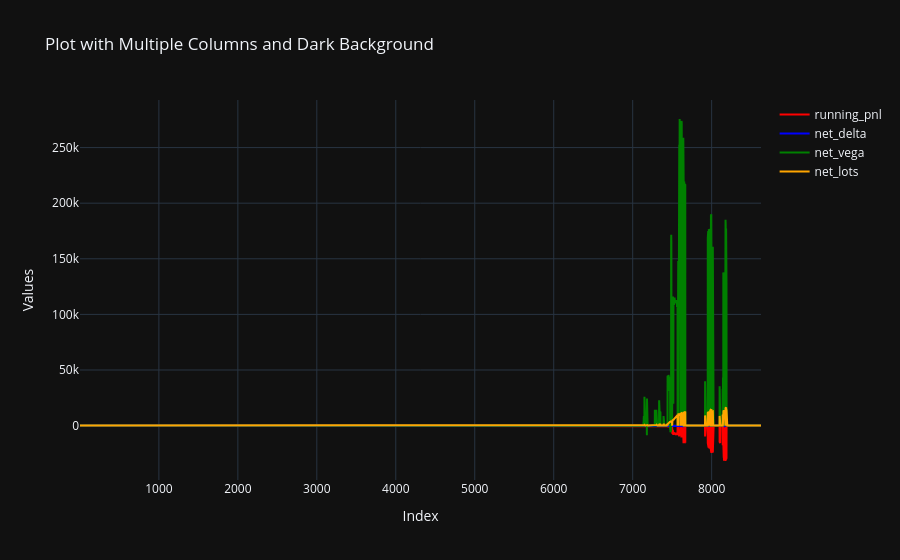

Notebook code cell kept with this figure:
### Code cell
fig = Plot.plot_df(result_df, 'running_pnl', 'net_delta', 'net_vega', 'net_lots')
fig.show()

### Figure 1 — Plotly figure (JSON) as saved in the notebook; plotly's stock layout.template omitted (floating-point values rounded to 4 significant figures; data arrays with more than 128 entries replaced by an {"elided": "..."} marker saying what was removed)
{"data": [{"hoverinfo": "text+y", "hovertext": {"elided": "8625 str values"}, "line": {"color": "red"}, "mode": "lines", "name": "running_pnl", "x": {"elided": "8625 int values"}, "y": {"elided": "8625 float values"}, "type": "scatter"}, {"hoverinfo": "text+y", "hovertext": {"elided": "8625 str values"}, "line": {"color": "blue"}, "mode": "lines", "name": "net_delta", "x": {"elided": "8625 int values"}, "y": {"elided": "8625 float values"}, "type": "scatter"}, {"hoverinfo": "text+y", "hovertext": {"elided": "8625 str values"}, "line": {"color": "green"}, "mode": "lines", "name": "net_vega", "x": {"elided": "8625 int values"}, "y": {"elided": "8625 float values"}, "type": "scatter"}, {"hoverinfo": "text+y", "hovertext": {"elided": "8625 str values"}, "line": {"color": "orange"}, "mode": "lines", "name": "net_lots", "x": {"elided": "8625 int values"}, "y": {"elided": "8625 float values"}, "type": "scatter"}], "layout": {"title": {"text": "Plot with Multiple Columns and Dark Background"}, "xaxis": {"title": {"text": "Index"}}, "yaxis": {"title": {"text": "Values"}}}}
